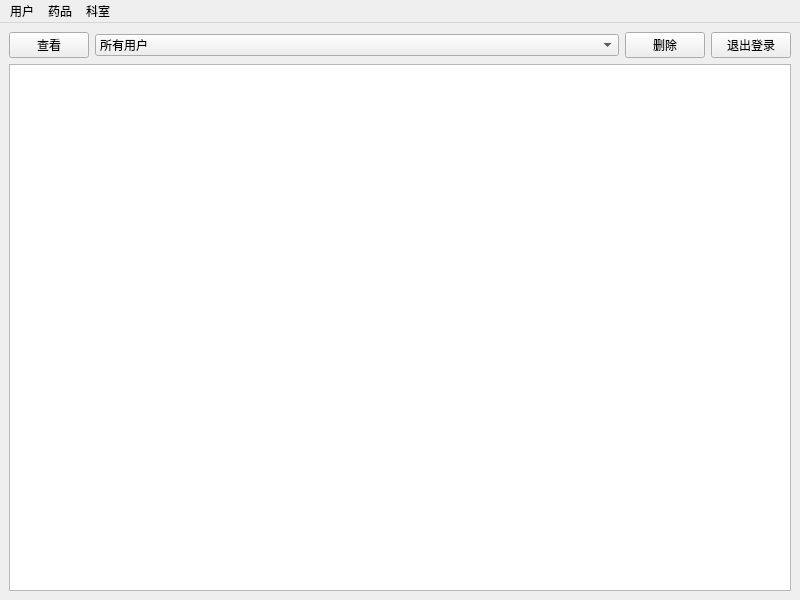
<?xml version="1.0" encoding="UTF-8"?>
<ui version="4.0">
 <class>Backend</class>
 <widget class="QMainWindow" name="Backend">
  <property name="geometry">
   <rect>
    <x>0</x>
    <y>0</y>
    <width>800</width>
    <height>600</height>
   </rect>
  </property>
  <property name="windowTitle">
   <string>管理员客户端</string>
  </property>
  <widget class="QWidget" name="centralwidget">
   <layout class="QVBoxLayout" name="verticalLayout">
    <item>
     <layout class="QHBoxLayout" name="horizontalLayout">
      <item>
       <widget class="QPushButton" name="pushButton">
        <property name="text">
         <string>查看</string>
        </property>
       </widget>
      </item>
      <item>
       <widget class="QComboBox" name="comboBox">
        <property name="sizePolicy">
         <sizepolicy hsizetype="Expanding" vsizetype="Fixed">
          <horstretch>0</horstretch>
          <verstretch>0</verstretch>
         </sizepolicy>
        </property>
        <item>
         <property name="text">
          <string>所有用户</string>
         </property>
        </item>
        <item>
         <property name="text">
          <string>医生</string>
         </property>
        </item>
        <item>
         <property name="text">
          <string>病患</string>
         </property>
        </item>
        <item>
         <property name="text">
          <string>药品</string>
         </property>
        </item>
       </widget>
      </item>
      <item>
       <widget class="QPushButton" name="pushButton_2">
        <property name="text">
         <string>删除</string>
        </property>
       </widget>
      </item>
      <item>
       <widget class="QPushButton" name="LogoutBtn">
        <property name="text">
         <string>退出登录</string>
        </property>
       </widget>
      </item>
     </layout>
    </item>
    <item>
     <widget class="QTableWidget" name="tableWidget"/>
    </item>
   </layout>
  </widget>
  <widget class="QMenuBar" name="menubar">
   <property name="geometry">
    <rect>
     <x>0</x>
     <y>0</y>
     <width>800</width>
     <height>23</height>
    </rect>
   </property>
   <widget class="QMenu" name="user">
    <property name="title">
     <string>用户</string>
    </property>
    <addaction name="addAdminAction"/>
    <addaction name="addDoctorAction"/>
    <addaction name="addPatientAction"/>
   </widget>
   <widget class="QMenu" name="drug">
    <property name="title">
     <string>药品</string>
    </property>
    <addaction name="addDrug"/>
   </widget>
   <widget class="QMenu" name="department">
    <property name="title">
     <string>科室</string>
    </property>
    <addaction name="addDepartment"/>
   </widget>
   <addaction name="user"/>
   <addaction name="drug"/>
   <addaction name="department"/>
  </widget>
  <action name="addAdminAction">
   <property name="text">
    <string>添加管理员</string>
   </property>
  </action>
  <action name="addDoctorAction">
   <property name="text">
    <string>添加医生</string>
   </property>
  </action>
  <action name="addPatientAction">
   <property name="text">
    <string>添加患者</string>
   </property>
  </action>
  <action name="addDrug">
   <property name="text">
    <string>添加药品</string>
   </property>
  </action>
  <action name="addDepartment">
   <property name="text">
    <string>添加科室</string>
   </property>
  </action>
 </widget>
 <resources/>
 <connections/>
</ui>
